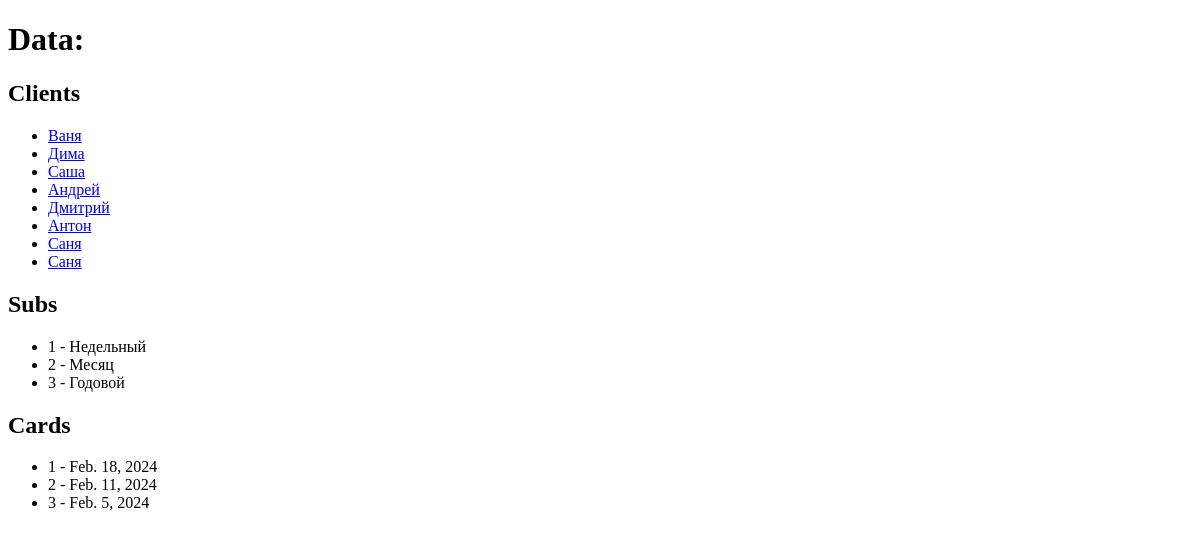
The app's page /form, older data.
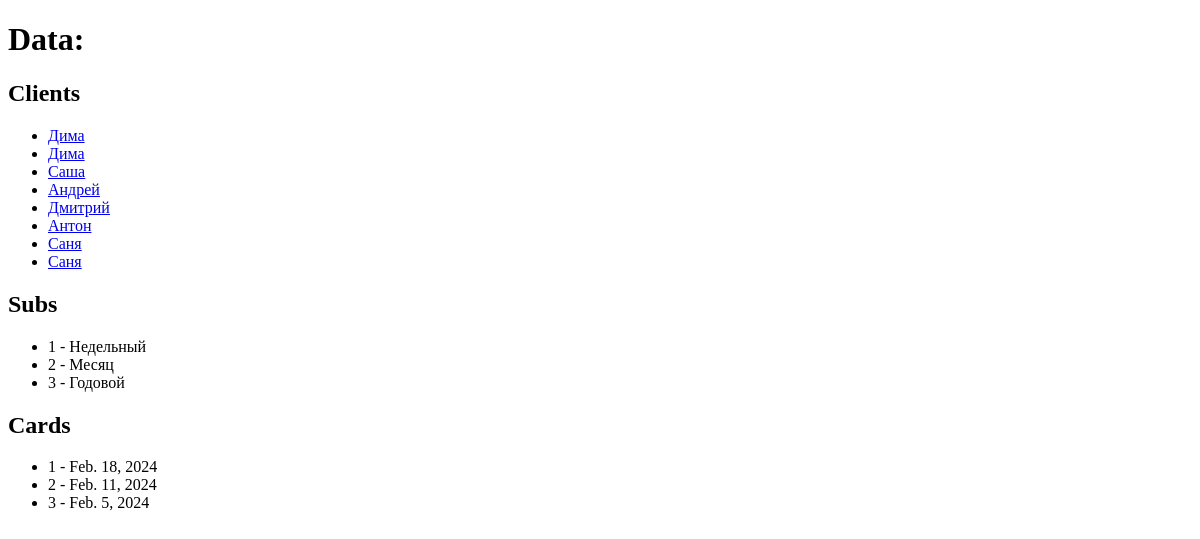
The same page, newer data.
### main/models.py (models this page shows, shortened)
class Client(models.Model):
    cl_id = models.AutoField(primary_key=True)
    cl_name = models.CharField(max_length=30)
    adress = models.CharField(max_length=50)
    phone_num = models.IntegerField()
    age = models.IntegerField()
    def title(self) -> str:
        return self.cl_name

### main/views.py (the view)
# urls.py: path("form", get_page, name="form"),
def get_page(req):
    client_data = Client.objects.all()
    subs_data = Subscription.objects.all()
    sailed_data = Sailed_subs.objects.all()
    return render(req, "form.html",{'client_data':client_data, 'subs_data': subs_data, 'sailed_data':sailed_data})

### templates/form.html (shortened to what this page needs)
<!DOCTYPE html>
<html lang="en">
  <head>
  </head>
  <body>
    <h1>Data:</h1>
    <h2>Clients</h2>
    <ul>
        {% for item in client_data %}
            <li><a href="{% url 'detail_client' pk=item.pk %}">{{ item.title }}</a></li>
        {% endfor %}
    </ul>
    <h2>Subs</h2>
    <ul>
        {% for item in subs_data %}
            <li>{{ item.sub_id }} - {{ item.name }}</li>
        {% endfor %}
    </ul>
    <h2>Cards</h2>
    <ul>
        {% for item in sailed_data %}
            <li>{{ item.card_id }} - {{ item.date_start }}</li>
        {% endfor %}
    </ul>
  </body>
</html>

Row changes from the older to the newer data that the page shows:
changed Client (number 1 of 8 on the later page): title "Ваня" → "Дима"
